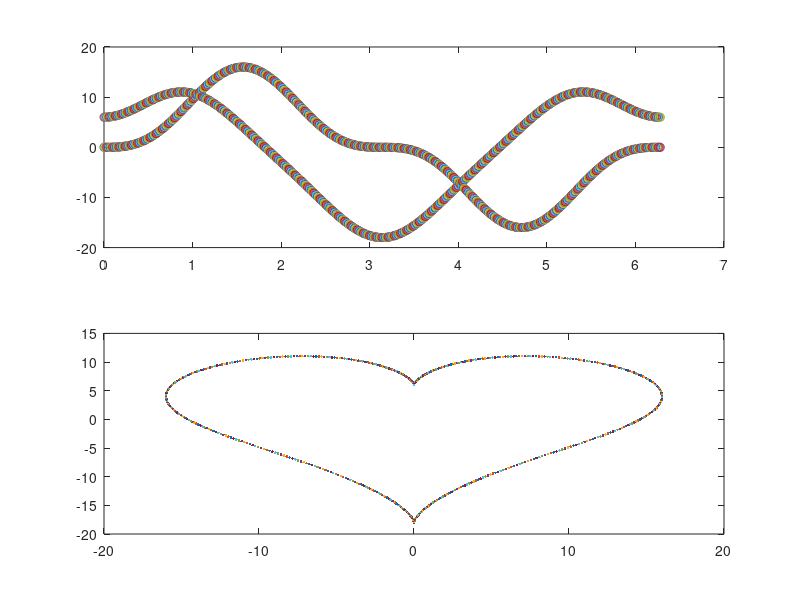

The MATLAB source for this figure:
for t=0:0.01:2*pi
    x=16*sin(t)^3;
    y=13*cos(t)-5*cos(2*t)-cos(3*t)-cos(4*t);
    subplot(2,1,1);
    plot(t,x,'--o',t,y,'-o'); 
    pause(0.01);
    hold on;
    subplot(2,1,2);
    plot(x,y,'.');
    pause(0.01);
    hold on;
end